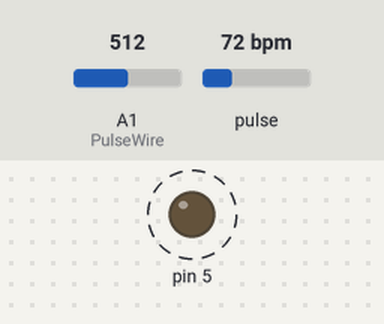
Recording of a sketch running on a simulated Arduino Uno, built with avr-gcc and run on an emulated ATmega328P. Parts: output pins drawn as LEDs (lit = HIGH). Dashed ring = blinking. The test bench sets the inputs (shaded band); at power-on: pulse 72 bpm, A1 (PulseWire) = 512. What the sketch prints to the serial monitor is not drawn.

Above: at 1.2 s.
1.3 s: pulse set to 42 bpm
At 3.4 s:
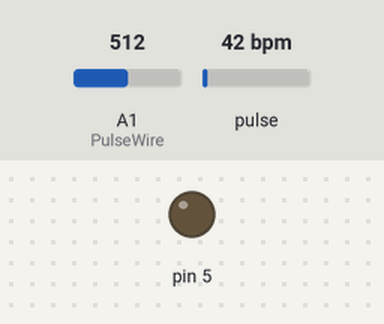
3.7 s: pulse set to 100 bpm
At 4.42 s:
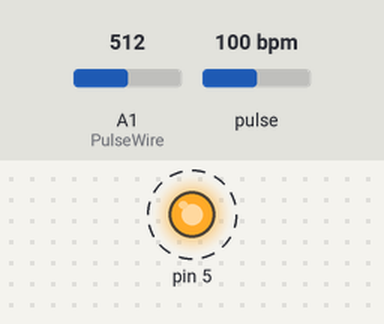
Timing chart, 0 to 12.7 s (numbered marks = the images above; inputs shaded):
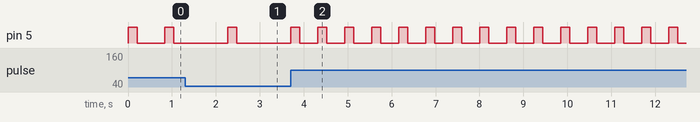

Measured:
- after the input at 3.7 s, pin 5: alternates HIGH for 0.21 s and LOW for 0.41 s, starting after 0.62 s

The sketch:

heart_rate_monitor.ino
```cpp
/*  Getting_BPM_to_Monitor prints the BPM to the Serial Monitor, using the least lines of code and PulseSensor Library.
 *  Tutorial Webpage: https://pulsesensor.com/pages/getting-advanced
 *
--------Use This Sketch To------------------------------------------
1) Displays user's live and changing BPM, Beats Per Minute, in Arduino's native Serial Monitor.
2) Print: "♥  A HeartBeat Happened !" when a beat is detected, live.
2) Learn about using a PulseSensor Library "Object".
4) Blinks the builtin LED with user's Heartbeat.
--------------------------------------------------------------------*/

#define USE_ARDUINO_INTERRUPTS true    // Set-up low-level interrupts for most acurate BPM math.
#include <PulseSensorPlayground.h>     // Includes the PulseSensorPlayground Library.

//  Variables
const int PulseWire = 1;       // PulseSensor PURPLE WIRE connected to ANALOG PIN 0
int Threshold = 550;           // Determine which Signal to "count as a beat" and which to ignore.

int Signal;
                               // Use the "Gettting Started Project" to fine-tune Threshold Value beyond default setting.
                               // Otherwise leave the default "550" value.

PulseSensorPlayground pulseSensor;  // Creates an instance of the PulseSensorPlayground object called "pulseSensor"


void setup() {

  Serial.begin(9600);          // For Serial Monitor

  // Configure the PulseSensor object, by assigning our variables to it.
  pulseSensor.analogInput(PulseWire);
  pulseSensor.blinkOnPulse(5);       //auto-magically blink Arduino's LED with heartbeat.
  pulseSensor.setThreshold(Threshold);

  // Double-check the "pulseSensor" object was created and "began" seeing a signal.
   if (pulseSensor.begin()) {
    Serial.println("We created a pulseSensor Object !");  //This prints one time at Arduino power-up,  or on Arduino reset.
  }
}


void loop() {

 Signal = analogRead(PulseWire);

 Serial.println(Signal);

if (pulseSensor.sawStartOfBeat()) {            // Constantly test to see if "a beat happened".
int myBPM = pulseSensor.getBeatsPerMinute();  // Calls function on our pulseSensor object that returns BPM as an "int".
                                               // "myBPM" hold this BPM value now.
 Serial.println("♥  A HeartBeat Happened ! "); // If test is "true", print a message "a heartbeat happened".
 Serial.print("BPM: ");                        // Print phrase "BPM: "
 Serial.println(myBPM);                        // Print the value inside of myBPM.
}

  delay(20);                    // considered best practice in a simple sketch.

}
```
